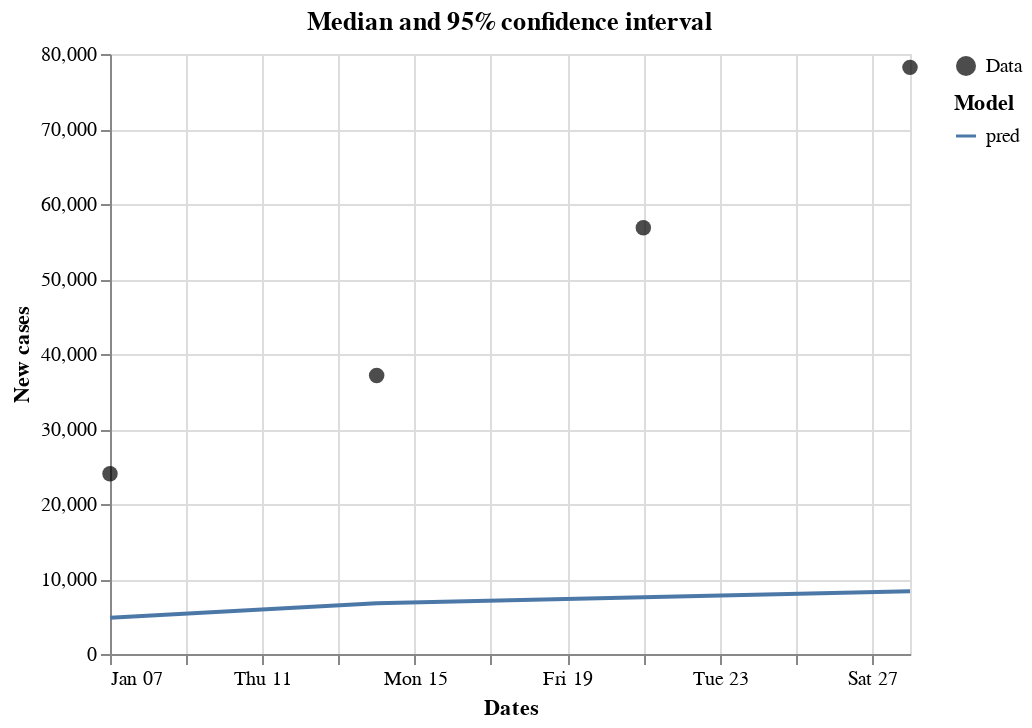

Notebook code for this chart:
### Markdown cell above
Let's see a plot comparing the cases and predictions:

### Code cell
score.plot_predictions()

### Figure 1 — Vega-Lite specification as saved in the notebook (floating-point values rounded to 4 significant figures)
{"config": {"view": {"continuousWidth": 300, "continuousHeight": 300}}, "layer": [{"data": {"name": "data-16986df595876faabf7820152bbda250"}, "mark": {"type": "circle", "size": 60}, "encoding": {"color": {"field": "legend", "legend": {"title": null}, "scale": {"range": ["black"]}, "type": "nominal"}, "x": {"field": "date", "type": "temporal"}, "y": {"field": "casos", "type": "quantitative"}}}, {"data": {"name": "data-83b2d01500043edefe494b7cf37b6e8e"}, "mark": {"type": "line"}, "encoding": {"color": {"field": "model", "legend": {"title": "Model"}, "type": "nominal"}, "x": {"field": "date", "title": "Dates", "type": "temporal"}, "y": {"field": "pred", "title": "New cases", "type": "quantitative"}}, "title": "Median and 95% confidence interval"}, {"data": {"name": "data-83b2d01500043edefe494b7cf37b6e8e"}, "mark": {"type": "area", "opacity": 0.25}, "encoding": {"color": {"field": "model", "legend": null, "type": "nominal"}, "x": {"field": "date", "type": "temporal"}, "y": {"field": "lower", "type": "quantitative"}, "y2": {"field": "upper"}}, "title": "Median and 95% confidence interval"}, {"data": {"name": "data-83b2d01500043edefe494b7cf37b6e8e"}, "mark": {"type": "point"}, "encoding": {"color": {"field": "model", "legend": null, "type": "nominal"}, "opacity": {"condition": {"param": "param_1", "value": 1, "empty": false}, "value": 0}, "x": {"field": "date", "title": "Dates", "type": "temporal"}, "y": {"field": "pred", "title": "New cases", "type": "quantitative"}}, "title": "Median and 95% confidence interval"}, {"data": {"name": "data-a4a49be8854d5f4200cb5b9a1ceec468"}, "mark": {"type": "rule", "color": "gray"}, "encoding": {"opacity": {"condition": {"param": "param_1", "value": 0.3, "empty": false}, "value": 0}, "tooltip": [{"field": "date", "title": "Date", "type": "temporal"}, {"field": "pred", "format": ".0f", "type": "quantitative"}, {"field": "cases", "format": ".0f", "type": "quantitative"}], "x": {"field": "date", "type": "temporal"}}, "name": "view_1", "transform": [{"pivot": "model", "value": "pred", "groupby": ["date"]}]}], "height": 300, "params": [{"name": "param_1", "select": {"type": "point", "fields": ["date"], "nearest": true, "on": "pointerover"}, "views": ["view_1"]}], "resolve": {"scale": {"color": "independent"}}, "width": 400, "$schema": "https://vega.github.io/schema/vega-lite/v5.20.1.json", "datasets": {"data-16986df595876faabf7820152bbda250": [{"date": "2024-01-07T00:00:00", "casos": 24030, "legend": "Data"}, {"date": "2024-01-14T00:00:00", "casos": 37131, "legend": "Data"}, {"date": "2024-01-21T00:00:00", "casos": 56826, "legend": "Data"}, {"date": "2024-01-28T00:00:00", "casos": 78217, "legend": "Data"}], "data-83b2d01500043edefe494b7cf37b6e8e": [{"lower_95": 1115.0, "lower_90": 1402.0, "lower_80": 1882.0, "lower_50": 2895.0, "pred": 4828.0, "upper_50": 7708.0, "upper_80": 12080.0, "upper_90": 15940.0, "upper_95": 19230.0, "date": "2024-01-07T00:00:00", "adm_1": "MG", "mu": 8.482, "sigma": 0.7262, "model": "pred"}, {"lower_95": 1528.0, "lower_90": 1903.0, "lower_80": 2509.0, "lower_50": 4086.0, "pred": 6754.0, "upper_50": 10310.0, "upper_80": 15470.0, "upper_90": 20550.0, "upper_95": 26010.0, "date": "2024-01-14T00:00:00", "adm_1": "MG", "mu": 8.818, "sigma": 0.6764, "model": "pred"}, {"lower_95": 1782.0, "lower_90": 2193.0, "lower_80": 2746.0, "lower_50": 4295.0, "pred": 7577.0, "upper_50": 12190.0, "upper_80": 19230.0, "upper_90": 25140.0, "upper_95": 31600.0, "date": "2024-01-21T00:00:00", "adm_1": "MG", "mu": 8.933, "sigma": 0.7292, "model": "pred"}, {"lower_95": 2073.0, "lower_90": 2527.0, "lower_80": 3290.0, "lower_50": 5045.0, "pred": 8359.0, "upper_50": 13210.0, "upper_80": 21240.0, "upper_90": 27160.0, "upper_95": 33810.0, "date": "2024-01-28T00:00:00", "adm_1": "MG", "mu": 9.031, "sigma": 0.7164, "model": "pred"}], "data-a4a49be8854d5f4200cb5b9a1ceec468": [{"lower_95": 1115.0, "lower_90": 1402.0, "lower_80": 1882.0, "lower_50": 2895.0, "pred": 4828.0, "upper_50": 7708.0, "upper_80": 12080.0, "upper_90": 15940.0, "upper_95": 19230.0, "date": "2024-01-07T00:00:00", "adm_1": "MG", "mu": 8.482, "sigma": 0.7262, "model": "pred", "legend": null}, {"lower_95": 1528.0, "lower_90": 1903.0, "lower_80": 2509.0, "lower_50": 4086.0, "pred": 6754.0, "upper_50": 10310.0, "upper_80": 15470.0, "upper_90": 20550.0, "upper_95": 26010.0, "date": "2024-01-14T00:00:00", "adm_1": "MG", "mu": 8.818, "sigma": 0.6764, "model": "pred", "legend": null}, {"lower_95": 1782.0, "lower_90": 2193.0, "lower_80": 2746.0, "lower_50": 4295.0, "pred": 7577.0, "upper_50": 12190.0, "upper_80": 19230.0, "upper_90": 25140.0, "upper_95": 31600.0, "date": "2024-01-21T00:00:00", "adm_1": "MG", "mu": 8.933, "sigma": 0.7292, "model": "pred", "legend": null}, {"lower_95": 2073.0, "lower_90": 2527.0, "lower_80": 3290.0, "lower_50": 5045.0, "pred": 8359.0, "upper_50": 13210.0, "upper_80": 21240.0, "upper_90": 27160.0, "upper_95": 33810.0, "date": "2024-01-28T00:00:00", "adm_1": "MG", "mu": 9.031, "sigma": 0.7164, "model": "pred", "legend": null}, {"lower_95": null, "lower_90": null, "lower_80": null, "lower_50": null, "pred": 24030.0, "upper_50": null, "upper_80": null, "upper_90": null, "upper_95": null, "date": "2024-01-07T00:00:00", "adm_1": null, "mu": null, "sigma": null, "model": "cases", "legend": "Data"}, {"lower_95": null, "lower_90": null, "lower_80": null, "lower_50": null, "pred": 37130.0, "upper_50": null, "upper_80": null, "upper_90": null, "upper_95": null, "date": "2024-01-14T00:00:00", "adm_1": null, "mu": null, "sigma": null, "model": "cases", "legend": "Data"}, {"lower_95": null, "lower_90": null, "lower_80": null, "lower_50": null, "pred": 56830.0, "upper_50": null, "upper_80": null, "upper_90": null, "upper_95": null, "date": "2024-01-21T00:00:00", "adm_1": null, "mu": null, "sigma": null, "model": "cases", "legend": "Data"}, {"lower_95": null, "lower_90": null, "lower_80": null, "lower_50": null, "pred": 78220.0, "upper_50": null, "upper_80": null, "upper_90": null, "upper_95": null, "date": "2024-01-28T00:00:00", "adm_1": null, "mu": null, "sigma": null, "model": "cases", "legend": "Data"}]}}
